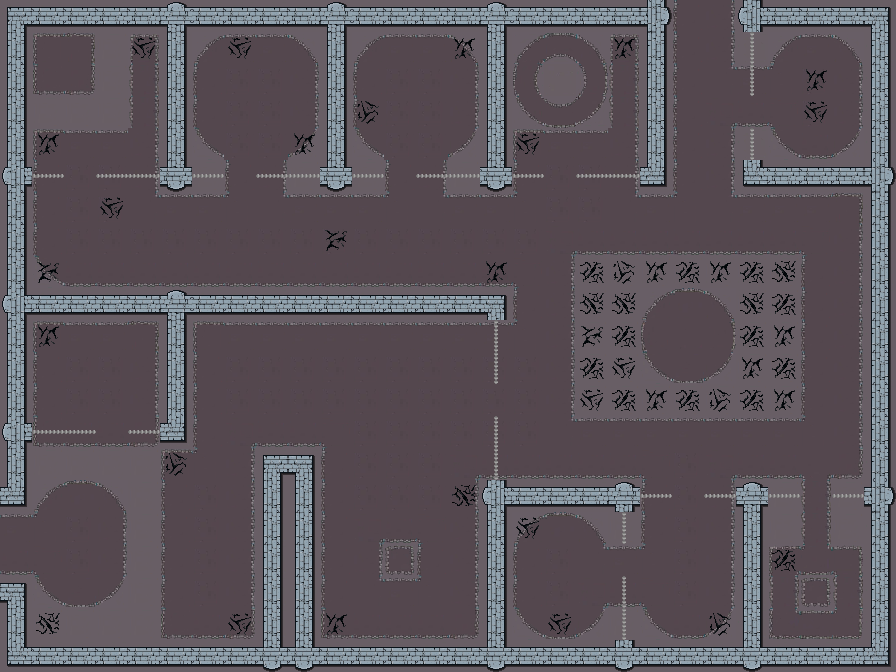

The image is a tile-based game level rendered from a .tmx file. Its description and complete source (layers, tilesets, objects, tile grids) follow:
An orthogonal 28x21 tile map with 32x32 px tiles, 3 tile layers (ground, mud, walls) and 35 objects (9x 0, 8x 1, 6x 3, 5x 2, 5x 4).

<map version="1.4" tiledversion="1.4.3" orientation="orthogonal" renderorder="right-down" width="28" height="21" tilewidth="32" tileheight="32" infinite="0" nextlayerid="14" nextobjectid="58">
 <editorsettings>
  <export target="zone31.json" format="json" />
 </editorsettings>
 <tileset firstgid="1" name="spriteSetBien" tilewidth="32" tileheight="32" tilecount="81" columns="9">
  <image source="sprite_set_convento.png" trans="ff00ff" width="288" height="288" />
 </tileset>
 <layer id="1" name="ground" width="28" height="21">
  <data encoding="csv">
51,51,51,51,51,51,51,51,51,51,51,51,51,51,51,51,51,51,51,51,51,12,10,51,51,51,51,51,
51,4,6,50,31,51,7,20,20,9,51,7,20,20,9,51,34,35,36,31,51,12,10,51,7,20,9,51,
51,22,24,50,40,51,12,14,14,10,51,12,14,14,10,51,43,44,45,40,51,12,19,20,21,14,10,51,
51,50,50,50,40,51,12,14,14,10,51,12,14,14,10,51,52,53,54,40,51,12,1,2,3,14,10,51,
51,4,20,20,10,51,25,14,14,27,51,25,14,14,27,51,4,20,20,10,51,12,10,51,25,2,27,51,
51,12,14,14,10,51,50,12,10,50,51,50,12,10,50,51,12,14,14,10,51,12,10,51,51,51,51,51,
51,12,14,14,19,20,20,21,19,20,20,20,21,19,20,20,21,14,14,19,20,21,19,20,20,20,6,51,
51,12,14,14,14,14,14,14,14,14,14,14,14,14,14,14,14,1,2,2,2,2,2,2,2,3,10,51,
51,25,2,2,2,2,2,2,2,2,2,2,2,2,2,2,3,10,50,50,50,50,50,50,50,12,10,51,
51,51,51,51,51,51,51,51,51,51,51,51,51,51,51,51,12,10,50,50,7,8,9,50,50,12,10,51,
51,4,20,20,6,51,4,20,20,20,20,20,20,20,20,20,21,10,50,50,16,17,18,50,50,12,10,51,
51,12,14,14,10,51,12,14,14,14,14,14,14,14,14,14,14,10,50,50,25,26,27,50,50,12,10,51,
51,12,14,14,10,51,12,14,14,14,14,14,14,14,14,14,14,10,50,50,50,50,50,50,50,12,10,51,
51,22,2,2,24,51,12,1,2,2,3,14,14,14,14,14,14,19,20,20,20,20,20,20,20,21,10,51,
51,50,50,50,50,4,21,10,51,51,12,14,14,14,1,2,2,2,2,2,3,14,1,2,2,23,24,51,
51,7,8,9,50,12,14,10,51,51,12,14,14,14,10,51,51,51,51,51,12,14,10,51,50,40,50,51,
20,21,14,10,50,12,14,10,51,51,12,1,2,3,10,51,7,8,9,50,12,14,10,51,50,40,50,51,
2,3,14,10,50,12,14,10,51,51,12,10,11,12,10,51,12,14,19,20,21,14,10,51,28,47,30,51,
51,25,26,27,50,12,14,10,51,51,12,19,20,21,10,51,12,14,1,2,3,14,10,51,40,11,40,51,
51,50,50,50,50,22,2,24,51,51,22,2,2,2,24,51,25,26,27,50,25,2,27,51,46,56,48,51,
51,51,51,51,51,51,51,51,51,51,51,51,51,51,51,51,51,51,51,51,51,51,51,51,51,51,51,51
</data>
 </layer>
 <layer id="3" name="mud" width="28" height="21">
  <data encoding="csv">
0,0,0,0,0,0,0,0,0,0,0,0,0,0,0,0,0,0,0,0,0,0,0,0,0,0,0,0,
0,0,0,0,74,0,0,74,0,0,0,0,0,0,75,0,0,0,0,75,0,0,0,0,0,0,0,0,
0,0,0,0,0,0,0,0,0,0,0,0,0,0,0,0,0,0,0,0,0,0,0,0,0,75,0,0,
0,0,0,0,0,0,0,0,0,0,0,71,0,0,0,0,0,0,0,0,0,0,0,0,0,74,0,0,
0,75,0,0,0,0,0,0,0,75,0,0,0,0,0,0,74,0,0,0,0,0,0,0,0,0,0,0,
0,0,0,0,0,0,0,0,0,0,0,0,0,0,0,0,0,0,0,0,0,0,0,0,0,0,0,0,
0,0,0,74,0,0,0,0,0,0,0,0,0,0,0,0,0,0,0,0,0,0,0,0,0,0,0,0,
0,0,0,0,0,0,0,0,0,0,72,0,0,0,0,0,0,0,0,0,0,0,0,0,0,0,0,0,
0,72,0,0,0,0,0,0,0,0,0,0,0,0,0,75,0,0,70,71,75,70,75,70,73,0,0,0,
0,0,0,0,0,0,0,0,0,0,0,0,0,0,0,0,0,0,73,73,0,0,0,73,70,0,0,0,
0,75,0,0,0,0,0,0,0,0,0,0,0,0,0,0,0,0,72,70,0,0,0,70,75,0,0,0,
0,0,0,0,0,0,0,0,0,0,0,0,0,0,0,0,0,0,70,74,0,0,0,75,70,0,0,0,
0,0,0,0,0,0,0,0,0,0,0,0,0,0,0,0,0,0,74,70,75,70,71,70,75,0,0,0,
0,0,0,0,0,0,0,0,0,0,0,0,0,0,0,0,0,0,0,0,0,0,0,0,0,0,0,0,
0,0,0,0,0,71,0,0,0,0,0,0,0,0,0,0,0,0,0,0,0,0,0,0,0,0,0,0,
0,0,0,0,0,0,0,0,0,0,0,0,0,0,73,0,0,0,0,0,0,0,0,0,0,0,0,0,
0,0,0,0,0,0,0,0,0,0,0,0,0,0,0,0,74,0,0,0,0,0,0,0,0,0,0,0,
0,0,0,0,0,0,0,0,0,0,0,0,0,0,0,0,0,0,0,0,0,0,0,0,70,0,0,0,
0,0,0,0,0,0,0,0,0,0,0,0,0,0,0,0,0,0,0,0,0,0,0,0,0,0,0,0,
0,73,0,0,0,0,0,74,0,0,75,0,0,0,0,0,0,74,0,0,0,0,71,0,0,0,0,0,
0,0,0,0,0,0,0,0,0,0,0,0,0,0,0,0,0,0,0,0,0,0,0,0,0,0,0,0
</data>
 </layer>
 <layer id="2" name="walls" width="28" height="21">
  <data encoding="csv">
58,59,59,59,59,67,59,59,59,59,67,59,59,59,59,67,59,59,59,59,69,0,0,68,59,59,59,60,
62,0,0,0,0,62,0,0,0,0,62,0,0,0,0,62,0,0,0,0,62,0,0,80,0,0,0,62,
62,0,0,0,0,62,0,0,0,0,62,0,0,0,0,62,0,0,0,0,62,0,0,80,0,0,0,62,
62,0,0,0,0,62,0,0,0,0,62,0,0,0,0,62,0,0,0,0,62,0,0,0,0,0,0,62,
62,0,0,0,0,62,0,0,0,0,62,0,0,0,0,62,0,0,0,0,62,0,0,80,0,0,0,62,
68,77,0,77,77,66,77,0,77,77,66,77,0,77,77,66,77,0,77,77,63,0,0,61,59,59,59,69,
62,0,0,0,0,0,0,0,0,0,0,0,0,0,0,0,0,0,0,0,0,0,0,0,0,0,0,62,
62,0,0,0,0,0,0,0,0,0,0,0,0,0,0,0,0,0,0,0,0,0,0,0,0,0,0,62,
62,0,0,0,0,0,0,0,0,0,0,0,0,0,0,0,0,0,0,0,0,0,0,0,0,0,0,62,
68,59,59,59,59,67,59,59,59,59,59,59,59,59,59,60,0,0,0,0,0,0,0,0,0,0,0,62,
62,0,0,0,0,62,0,0,0,0,0,0,0,0,0,80,0,0,0,0,0,0,0,0,0,0,0,62,
62,0,0,0,0,62,0,0,0,0,0,0,0,0,0,80,0,0,0,0,0,0,0,0,0,0,0,62,
62,0,0,0,0,62,0,0,0,0,0,0,0,0,0,0,0,0,0,0,0,0,0,0,0,0,0,62,
68,77,77,0,77,63,0,0,0,0,0,0,0,0,0,80,0,0,0,0,0,0,0,0,0,0,0,62,
62,0,0,0,0,0,0,0,58,60,0,0,0,0,0,80,0,0,0,0,0,0,0,0,0,0,0,62,
63,0,0,0,0,0,0,0,62,62,0,0,0,0,0,68,59,59,59,67,77,0,77,67,77,0,77,69,
0,0,0,0,0,0,0,0,62,62,0,0,0,0,0,62,0,0,0,80,0,0,0,62,0,0,0,62,
0,0,0,0,0,0,0,0,62,62,0,0,0,0,0,62,0,0,0,0,0,0,0,62,0,0,0,62,
60,0,0,0,0,0,0,0,62,62,0,0,0,0,0,62,0,0,0,80,0,0,0,62,0,0,0,62,
62,0,0,0,0,0,0,0,62,62,0,0,0,0,0,62,0,0,0,80,0,0,0,62,0,0,0,62,
61,59,59,59,59,59,59,59,66,66,59,59,59,59,59,66,59,59,59,66,59,59,59,66,59,59,59,63
</data>
 </layer>
 <objectgroup id="13" name="rings">
  <object id="3" type="1" x="688" y="335" />
  <object id="4" type="3" x="561" y="80" />
 </objectgroup>
 <objectgroup id="11" name="endTrigger">
  <object id="7" x="2" y="499" width="95" height="89" />
 </objectgroup>
 <objectgroup id="12" name="routePoints">
  <object id="35" name="1" x="400.667" y="240.667" />
  <object id="36" name="3" x="224" y="576.667" />
  <object id="38" name="2" x="433.333" y="592.667" />
  <object id="39" name="4" x="544" y="221" />
  <object id="41" name="4" x="544" y="448" />
  <object id="40" name="4" x="832" y="448" />
  <object id="54" name="4" x="830" y="222" />
  <object id="42" name="0" x="832" y="448" />
  <object id="45" name="0" x="831" y="223" />
  <object id="44" name="0" x="544" y="224" />
  <object id="55" name="0" x="544" y="449" />
  <object id="51" name="1" x="78.6667" y="240" />
  <object id="52" name="2" x="432" y="366.667" />
  <object id="53" name="3" x="222.667" y="352" />
 </objectgroup>
 <objectgroup id="4" name="plateDoors">
  <object id="9" name="0" x="623.67" y="560" rotation="90" />
  <object id="10" name="1" x="111.67" y="432" />
  <object id="15" name="2" x="815.67" y="495.67" />
  <object id="18" name="3" x="560.33" y="176" />
 </objectgroup>
 <objectgroup id="5" name="leverDoors">
  <object id="11" name="0" x="688" y="496" />
  <object id="16" name="1" x="752" y="112.33" rotation="90" />
 </objectgroup>
 <objectgroup id="6" name="plates">
  <object id="22" name="0" x="256.667" y="96" />
  <object id="23" name="1" x="64.6667" y="64" />
  <object id="24" name="2" x="400.667" y="560" />
  <object id="25" name="3" x="544" y="576" />
 </objectgroup>
 <objectgroup id="7" name="levers">
  <object id="26" name="0" x="95.3333" y="350.667" />
  <object id="27" name="1" x="816" y="592" />
 </objectgroup>
 <objectgroup id="8" name="boxes">
  <object id="28" x="400" y="46.6667" />
 </objectgroup>
 <objectgroup id="9" name="guards" />
 <objectgroup id="10" name="monks">
  <object id="29" name="4" x="832" y="224">
   <properties>
    <property name="circle" type="bool" value="true" />
   </properties>
  </object>
  <object id="30" name="3" x="224" y="352.667">
   <properties>
    <property name="circle" type="bool" value="false" />
   </properties>
  </object>
  <object id="31" name="2" x="432.33" y="367.67">
   <properties>
    <property name="circle" type="bool" value="false" />
   </properties>
  </object>
  <object id="33" name="1" x="79.3333" y="240.667">
   <properties>
    <property name="circle" type="bool" value="false" />
   </properties>
  </object>
  <object id="34" name="0" x="544.667" y="448">
   <properties>
    <property name="circle" type="bool" value="true" />
   </properties>
  </object>
 </objectgroup>
</map>
